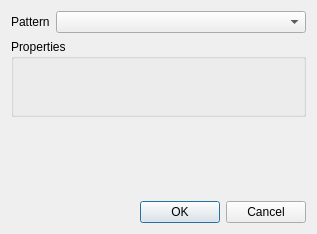
<?xml version="1.0" encoding="UTF-8"?>
<!--
  Q Light Controller Plus
  vcmatrixpresetselection.ui

  Copyright (c) 2015 Massimo Callegari

  Licensed under the Apache License, Version 2.0 (the "License");
  you may not use this file except in compliance with the License.
  You may obtain a copy of the License at

      http://www.apache.org/licenses/LICENSE-2.0.txt

  Unless required by applicable law or agreed to in writing, software
  distributed under the License is distributed on an "AS IS" BASIS,
  WITHOUT WARRANTIES OR CONDITIONS OF ANY KIND, either express or implied.
  See the License for the specific language governing permissions and
  limitations under the License.
-->
<ui version="4.0">
 <class>VCMatrixPresetSelection</class>
 <widget class="QDialog" name="VCMatrixPresetSelection">
  <property name="geometry">
   <rect>
    <x>0</x>
    <y>0</y>
    <width>317</width>
    <height>234</height>
   </rect>
  </property>
  <property name="windowTitle">
   <string>Select an animation preset</string>
  </property>
  <property name="windowIcon">
   <iconset resource="../qlcui.qrc">
    <normaloff>:/animation.png</normaloff>:/animation.png</iconset>
  </property>
  <layout class="QVBoxLayout" name="verticalLayout">
   <item>
    <layout class="QHBoxLayout" name="horizontalLayout">
     <item>
      <widget class="QLabel" name="label">
       <property name="sizePolicy">
        <sizepolicy hsizetype="Fixed" vsizetype="Fixed">
         <horstretch>0</horstretch>
         <verstretch>0</verstretch>
        </sizepolicy>
       </property>
       <property name="text">
        <string>Pattern</string>
       </property>
      </widget>
     </item>
     <item>
      <widget class="QComboBox" name="m_presetCombo"/>
     </item>
    </layout>
   </item>
   <item>
    <widget class="QGroupBox" name="m_propertiesGroup">
     <property name="sizePolicy">
      <sizepolicy hsizetype="Preferred" vsizetype="MinimumExpanding">
       <horstretch>0</horstretch>
       <verstretch>0</verstretch>
      </sizepolicy>
     </property>
     <property name="title">
      <string>Properties</string>
     </property>
     <layout class="QGridLayout" name="gridLayout_2">
      <item row="0" column="0">
       <layout class="QGridLayout" name="m_propertiesLayout"/>
      </item>
     </layout>
    </widget>
   </item>
   <item>
    <spacer name="verticalSpacer">
     <property name="orientation">
      <enum>Qt::Vertical</enum>
     </property>
     <property name="sizeHint" stdset="0">
      <size>
       <width>20</width>
       <height>40</height>
      </size>
     </property>
    </spacer>
   </item>
   <item>
    <widget class="QDialogButtonBox" name="buttonBox">
     <property name="orientation">
      <enum>Qt::Horizontal</enum>
     </property>
     <property name="standardButtons">
      <set>QDialogButtonBox::Cancel|QDialogButtonBox::Ok</set>
     </property>
    </widget>
   </item>
  </layout>
 </widget>
 <resources>
  <include location="../qlcui.qrc"/>
  <include location="../qlcui.qrc"/>
 </resources>
 <connections>
  <connection>
   <sender>buttonBox</sender>
   <signal>accepted()</signal>
   <receiver>VCMatrixPresetSelection</receiver>
   <slot>accept()</slot>
   <hints>
    <hint type="sourcelabel">
     <x>248</x>
     <y>254</y>
    </hint>
    <hint type="destinationlabel">
     <x>157</x>
     <y>274</y>
    </hint>
   </hints>
  </connection>
  <connection>
   <sender>buttonBox</sender>
   <signal>rejected()</signal>
   <receiver>VCMatrixPresetSelection</receiver>
   <slot>reject()</slot>
   <hints>
    <hint type="sourcelabel">
     <x>316</x>
     <y>260</y>
    </hint>
    <hint type="destinationlabel">
     <x>286</x>
     <y>274</y>
    </hint>
   </hints>
  </connection>
 </connections>
</ui>
